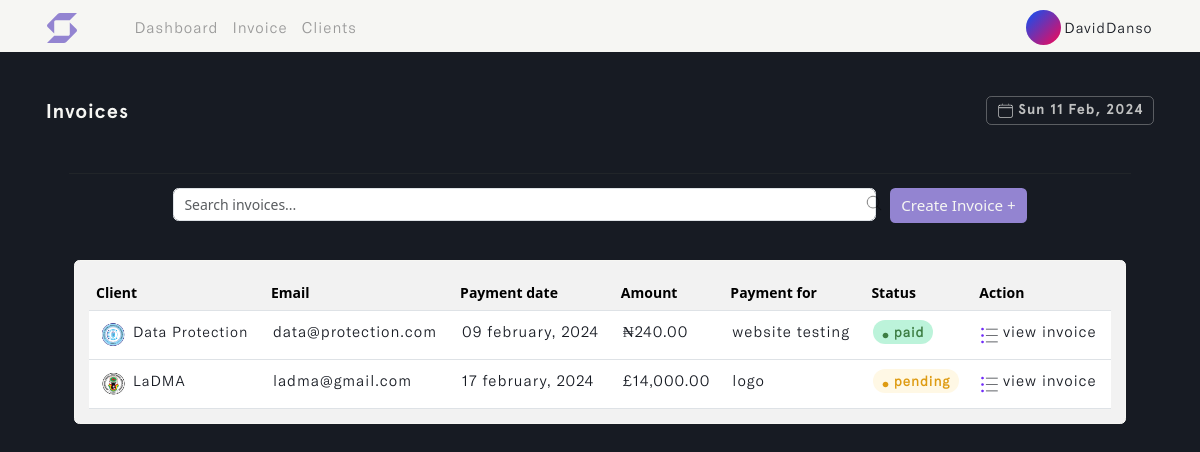
The page /invoice (signed in) on the database its author committed.
### user/models.py (models this page shows)
class Profile(models.Model):
    user = models.OneToOneField(User, on_delete=models.CASCADE, blank=True, null=True)
    name = models.CharField(max_length=255, unique=True)
    username = models.CharField(max_length=255, unique=True)
    email = models.EmailField(max_length=255, unique=True)
    updated_time_stamp = models.DateTimeField(auto_now=True)
    created_time_stamp = models.DateTimeField(auto_now_add=True)
    id = models.UUIDField(default=uuid.uuid4, primary_key=True, unique=True, editable=False)
    def __str__(self):
        return self.name

### invoice/models.py (models this page shows, shortened)
class Invoice(models.Model):
    STATUS = (
        ('Pending', 'Pending'),
        ('Paid', 'Paid')
    )
    CURRENCY = (
        ('USD 🇺🇸', 'USD 🇺🇸'),
        ('GHS 🇬🇭', 'GHS 🇬🇭'),
        ('GBP 🇬🇧', 'GBP 🇬🇧'),
        ('EUR 🇪🇺', 'EUR 🇪🇺'),
        ('NGN 🇳🇬', 'NGN 🇳🇬'),
    )
    account_owner = models.ForeignKey(Profile, on_delete=models.CASCADE)
    project_name = models.CharField(max_length=255)
    project_duration = models.CharField(max_length=50)
    client_name = models.ForeignKey(Client, on_delete=models.CASCADE, to_field='name', related_name='invoice',
                                    help_text='Select a client for this entry.')
    invoice_status = models.CharField(max_length=200, choices=STATUS)
    payment_date = models.DateField(max_length=200, null=True)
    currency = models.CharField(max_length=200, choices=CURRENCY)
    invoice_image = models.ImageField(null=True, blank=True, upload_to='invoice_image/', default='invoice.png')
    client_note = models.TextField(max_length=100000, null=True, blank=True)
    total = models.IntegerField(default=0, null=True, blank=True)
    updated_time_stamp = models.DateTimeField(auto_now=True)
    created_time_stamp = models.DateTimeField(auto_now_add=True)
    id = models.UUIDField(default=uuid.uuid4, primary_key=True, unique=True, editable=False)
    class Meta:
        ordering = ['-updated_time_stamp']

class Client(models.Model):
    account_owner = models.ForeignKey(Profile, on_delete=models.CASCADE)
    name = models.CharField(max_length=50, unique=True)
    address = models.CharField(max_length=255, default='...')
    country = models.CharField(max_length=50)
    email = models.EmailField(max_length=100, unique=True, default='...')
    phone_number = models.IntegerField(null=True, blank=True, default='(xxx)xxx-xxxx')
    city_state = models.CharField(max_length=50)
    postal_code = models.CharField(max_length=30, default='...')
    client_avatar = models.ImageField(null=True, blank=True, upload_to='client_avatar/', default='emil-kowalski.png')
    updated_time_stamp = models.DateTimeField(auto_now=True)
    created_time_stamp = models.DateTimeField(auto_now_add=True)
    id = models.UUIDField(default=uuid.uuid4, primary_key=True, unique=True, editable=False)
    @property
    def imageURL(self):
        try:
            url = self.client_avatar.url
        except:
            url = ''
        return url
    class Meta:
        ordering = ['-updated_time_stamp']
    def __str__(self):
        return self.name

### invoice/views.py (the view, shortened to what this page needs)
# urls.py: path('invoice', views.create_invoice, name='invoice'),
@login_required(login_url='login')
def create_invoice(request):
    profile = request.user.profile
    invoices = profile.invoice_set.all()
    custom_range, invoices = paginateInvoice(request, 5, invoices)
    for invoice in invoices:
        invoice.due = (invoice.payment_date - datetime.now().date()).days
    form = InvoiceCreationForm(request.user, request.POST, request.FILES if request.method == "POST" else None)
    context = {'form': form, 'invoices': invoices,
               'custom_range': custom_range}
    return render(request, 'invoice/invoice.html', context)

### invoice/forms.py
class InvoiceCreationForm(ModelForm):
    payment_date = forms.DateField(widget=DateInput)
    class Meta:
        model = Invoice
        fields = ['project_name', 'project_duration', 'client_name',
                  'invoice_status', 'payment_date', 'currency', 'invoice_image',
                  'client_note']
    def __init__(self, user, *args, **kwargs):
        super(InvoiceCreationForm, self).__init__(*args, **kwargs)
        self.fields['invoice_status'].widget.choices = [('', 'Choose status')] + list(self.fields['invoice_status'].widget.choices)
        self.fields['currency'].widget.choices = [('', 'Choose currency')] + list(self.fields['currency'].widget.choices)
        self.fields['client_name'].queryset = Client.objects.filter(account_owner=user.profile)
        self.fields['currency'].widget.attrs.update({'id': 'currency_field'})
        for name, field in self.fields.items():
            field.widget.attrs.update({'class': 'input form-control'})

### invoice/utils.py (called while the page is built)
def paginateInvoice(request, results, invoices):
    page = request.GET.get('page')
    results = results
    paginator = Paginator(invoices, results)
    try:
        invoices = paginator.page(page)
    except PageNotAnInteger:
        page = 1
        invoices = paginator.page(page)
    except EmptyPage:
        page = paginator.num_pages
        invoices = paginator.page(page)
    leftIndex = (int(page) -4)
    if leftIndex < 1:
        leftIndex = 1
    rightIndex = (int(page) +5)
    if rightIndex > paginator.num_pages:
        rightIndex = paginator.num_pages +1
    custom_range = range(leftIndex, rightIndex)
    return custom_range, invoices

### invoice/templates/invoice/invoice.html (shortened to what this page needs)
{% load static %}
<!DOCTYPE html>
<html lang="en" class="js has-scroll-init has-scroll-smooth">
  <head>
    <link rel="stylesheet" href="{% static '/css/bootstrap.min.css' %}" />
    <link rel="stylesheet" href="{% static '/css/invoice.css' %}" />
  </head>
  <body
    id="pageTop"
    class="page-content"
    data-spy="scroll"
    data-target="#mainNav"
  >
    {% include 'invoice/nav.html' %}
    <main>
      <div data-scroll class="page page--layout-2" id="main">
        {% if invoices %}
        <div id="hero">
          <div class="container-fluid">
            <div class="hero-intro">
              <p>
                Invoices
                <span class="badge">
                  <img
                    src="{% static '/images/calendar.png' %}"
                    class="img-fluid calender-img"
                    alt="calender-img"
                  />
                  {% now "D d M, Y" %}
                </span>
              </p>
            </div>
          </div>
        </div>
        <div id="search">
          <div class="container-fluid">
            <div class="search-intro">
              <hr />
              <div class="row g-3 d-flex justify-content-center">
                <div class="col-md-8">
                  <img
                    src="{% static '/images/magnifying-glass.png' %}"
                    class="img-fluid search--img"
                    alt="search--img"
                  />
                  <input
                    type="text"
                    class="form-control live-search-box"
                    placeholder="Search invoices..."
                  />
                </div>
                <div class="col-auto">
                  <button
                    type="submit"
                    class="btn mb-3 invoice--btn"
                    data-bs-toggle="offcanvas"
                    data-bs-target="#offcanvasRight"
                    aria-controls="offcanvasRight"
                  >
                    Create Invoice +
                  </button>
                </div>
              </div>
            </div>
          </div>
        </div>
        {% include 'invoice/desktop-table.html' %}
        {% endif %}
      </div>
    </main>
  </body>
</html>

### invoice/templates/invoice/nav.html (shortened to what this page needs)
{% load static %}
{% load active_link_tags %}
<nav class="navbar navbar-expand-lg fixed-top menu" id="mainNav">
  <div class="container">
    <a class="navbar-brand" href="{% url 'dashboard' %}">
      <img
        src="{% static '/images/swift_logo.svg' %}"
        class="img-fluid"
        id="logo"
        alt="logo"
      />
    </a>
    <div class="collapse navbar-collapse" id="navbarSupportedContent">
      <ul class="navbar-nav me-auto mb-2 mb-lg-0 left--links">
        <li class="nav-item">
          <a
            class="nav-link {% active_link 'dashboard' %}"
            href="{% url 'dashboard' %}"
            >Dashboard</a
          >
        </li>
        <li class="nav-item">
          <a
            class="nav-link {% active_link 'invoice' %}"
            href="{% url 'invoice' %}"
            >Invoice</a
          >
        </li>
        <li class="nav-item">
          <a
            class="nav-link {% active_link 'clients' %}"
            href="{% url 'clients' %}"
            >Clients</a
          >
        </li>
      </ul>
      <ul class="navbar-nav mb-2 mb-lg-0" id="rightNav">
        <li class="nav-item dropdown">
          <a class="nav-link" href="{% url 'profile' %}">
            <img
              id="profile_img"
              src="{% static '/images/user-avatar.svg' %}"
              class="img-fluid rounded-circle"
              alt="logo"
            />
            <small>{{request.user.profile}}</small>
          </a>
        </li>
      </ul>
    </div>
  </div>
</nav>

### invoice/templates/invoice/desktop-table.html (shortened to what this page needs)
{% load static %}
{% load humanize %}
<div id="desktop-table" class="live-search-list">
  <div class="container">
    <div class="desktop-table-intro">
      <div class="card">
        <div class="card-body">
          <table class="table table-hover" id="invoice_table">
            <thead>
              <tr>
                <th scope="col">Client</th>
                <th scope="col">Email</th>
                <th scope="col">Payment date</th>
                <th scope="col">Amount</th>
                <th scope="col">Payment for</th>
                <th scope="col">Status</th>
                <th scope="col">Action</th>
              </tr>
            </thead>
            <tbody>
              {% for invoice in invoices %}
              <tr id="search_invoice">
                <td id="client_name">
                  <img
                    src="{{invoice.client_name.imageURL}}"
                    class="img-fluid rounded-circle"
                    id="avatar-img"
                    alt="avatar-img"
                  />
                  {{invoice.client_name}}
                </td>
                <td>{{invoice.client_name.email | truncatechars:25}}</td>
                <td>{{invoice.payment_date|date:"d F, Y"}}</td>
                <td>
                  {% if invoice.currency == "GHS 🇬🇭" %}
                  ¢{{ invoice.total|floatformat:2|intcomma }}
                  {% elif invoice.currency == "USD 🇺🇸" %}
                  ${{ invoice.total|floatformat:2|intcomma }}
                  {% elif invoice.currency == "GBP 🇬🇧" %}
                  £{{ invoice.total|floatformat:2|intcomma }}
                  {% elif invoice.currency == "EUR 🇪🇺" %}
                  €{{ invoice.total|floatformat:2|intcomma }}
                  {% elif invoice.currency == "NGN 🇳🇬" %}
                  ₦{{ invoice.total|floatformat:2|intcomma }}
                  {% endif %}
                </td>
                <td>{{invoice.project_name | truncatechars:17}}</td>
                {% if invoice.due <= 3 and invoice.invoice_status != 'Paid' %}
                <td id="due_date">
                  <span class="badge">overdue close</span>
                </td>
                {% else %}
                {% if invoice.invoice_status == 'Pending' %}
                <td id="unpaid_status">
                  <span class="badge">
                    <img
                      src="{% static '/images/pending.svg' %}"
                      class="img-fluid"
                      id="clock-img"
                      alt="clock-img"
                    />
                    {{invoice.invoice_status}}
                  </span>
                </td>
                {% else %}
                <td id="paid_status">
                  <span class="badge">
                    <img
                      src="{% static '/images/paid.svg' %}"
                      class="img-fluid"
                      id="clock-img"
                      alt="clock-img"
                    />
                    {{invoice.invoice_status}}
                  </span>
                </td>
                {% endif %}
                {% endif %}
                <td>
                  <a href="{% url 'invoice-details' invoice.id %}">
                    <img
                      src="{% static '/images/list.png' %}"
                      class="img-fluid"
                      id="open_invoice-link"
                      alt="open_invoice-link"
                    />
                    view Invoice
                  </a>
                </td>
              </tr>
              {% endfor %}
            </tbody>
          </table>
        </div>
      </div>
    </div>
  </div>
</div>

### static/css/invoice.css (style rules this page uses)
*, *::after, *::before { box-sizing: border-box; margin: 0; padding: 0; }
html, body { box-sizing: border-box; font-size: 14px; margin: 0; padding: 0; width: 100%; overflow-x: hidden; background: var(--main-color); -webkit-font-smoothing: antialiased; -moz-osx-font-smoothing: grayscale; scroll-behavior: smooth; }
a { text-decoration: none; }
.page-content { --main-color: #171b23; --text-color: #f6f6f3; --header-font: "Apercu-Bold"; --text-font: "GTAmerica-Light"; }
a { text-decoration: none; color: var(--accent-color); }
#mainNav { transform: translateY(0); transition: padding-top 0.3s, padding-bottom 0.3s; padding-top: 3px; padding-bottom: 0px; background: var(--text-color); transform: translateY(0); opacity: 1; z-index: 9; width: 100vw; }
#logo { width: 35px; height: auto; margin-left: 20%; margin-top: 10%; margin-bottom: 10%; }
#profile_img { width: 35px; }
#mainNav small { font-size: 1.8vh; font-family: var(--text-font); color: var(--main-color); letter-spacing: 1px; vertical-align: middle; }
.left--links a { font-family: var(--text-font); color: #999; letter-spacing: 1px; }
#hero { margin-top: 22%; }
.hero-intro { margin: 3%; }
.hero-intro p { font-size: 2.5vh; font-family: var(--header-font); color: var(--text-color); letter-spacing: 1px; }
.hero-intro p span { font-size: 2vh; margin-top: 10px; border: 1px solid #f6f6f34e; color: #f6f6f3c2; }
.calender-img { width: 18px; vertical-align: middle; }
#search { margin-top: 5%; }
.search-intro { margin: 2%; }
.search-intro hr { background: var(--text-color); opacity: 1; }
.search-intro .search--img { width: 6.7%; position: absolute; left: 81%; margin-top: 5px; }
.invoice--btn { background: #9384d1; color: var(--text-color); font-size: 1.9vh; transition: all 0.5s ease-in-out; }
#desktop-table { margin-top: -3%; }
.desktop-table-intro { margin: 3%; }
.desktop-table-intro .card { border: 1px solid var(--text-color); background: #f7f7f7f9; }
.desktop-table-intro table { margin-bottom: 0px; }
.desktop-table-intro th { background-color: transparent; }
.desktop-table-intro td { font-size: 1.9vh; font-family: var(--text-font); color: var(--main-color); letter-spacing: 1px; padding: 9px; text-transform: lowercase; }
.desktop-table-intro #client_name { text-transform: capitalize; font-size: 1.8vh; }
#avatar-img { width: 30px; }
#unpaid_status .badge { background: #fff8e5; border-radius: 15px; }
#paid_status .badge { background: #64e3a86d; border-radius: 15px; color: #1a5d1ac8; }
.desktop-table-intro span { font-size: 1.7vh; font-family: var(--text-font); color: #de9b12; letter-spacing: 1px; }
#clock-img { width: 7px; }
#open_invoice-link { width: 17px; }
@media (min-width: 1200px) { #logo { width: 30px; margin-left: 20%; margin-top: 5%; margin-bottom: 5%; } }
@media (min-width: 1200px) { .left--links { margin-left: 4%; } }
@media (min-width: 1200px) { .left--links a { font-size: 1.9vh; } }
@media (min-width: 1200px) { #hero { margin-top: 8%; } }
@media (min-width: 1200px) { .hero-intro p { font-size: 2.5vh; } }
@media (min-width: 1200px) { .hero-intro p span { font-size: 1.8vh; margin-top: 0px; float: right; } }
@media (min-width: 1200px) { .calender-img { width: 17px; } }
@media (min-width: 1200px) { #search { margin-top: -1%; } }
@media (min-width: 1200px) { .search-intro { margin: 5%; } }
@media (min-width: 1200px) { .search-intro .search--img { width: 1.7%; position: absolute; left: 72%; } }

### rows shown on the page
Invoice: client_name.imageURL (picture), client_name "Data Protection", client_name.email "data@protection.com", payment_date "09 february, 2024", total "240.00", project_name "website testing", invoice_status "paid"
Invoice: client_name.imageURL (picture), client_name "LaDMA", client_name.email "ladma@gmail.com", payment_date "17 february, 2024", total "14,000.00", project_name "logo", invoice_status "pending"

### other values the page prints
{{ request.user.profile }} "DavidDanso"
